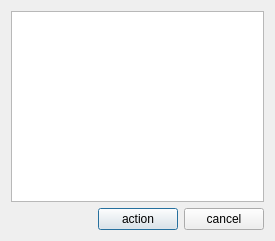
<?xml version="1.0" encoding="UTF-8"?>
<ui version="4.0">
 <class>LoadBankDialog</class>
 <widget class="QDialog" name="LoadBankDialog">
  <property name="geometry">
   <rect>
    <x>0</x>
    <y>0</y>
    <width>275</width>
    <height>241</height>
   </rect>
  </property>
  <property name="windowTitle">
   <string>Dialog</string>
  </property>
  <layout class="QGridLayout" name="gridLayout">
   <item row="0" column="0">
    <widget class="QListWidget" name="listWidget"/>
   </item>
   <item row="1" column="0">
    <layout class="QHBoxLayout" name="horizontalLayout">
     <item>
      <spacer name="horizontalSpacer">
       <property name="orientation">
        <enum>Qt::Horizontal</enum>
       </property>
       <property name="sizeHint" stdset="0">
        <size>
         <width>40</width>
         <height>20</height>
        </size>
       </property>
      </spacer>
     </item>
     <item>
      <widget class="QPushButton" name="pushButtonAction">
       <property name="text">
        <string>action</string>
       </property>
      </widget>
     </item>
     <item>
      <widget class="QPushButton" name="pushButtonCancel">
       <property name="text">
        <string>cancel</string>
       </property>
      </widget>
     </item>
    </layout>
   </item>
  </layout>
 </widget>
 <resources/>
 <connections/>
</ui>
